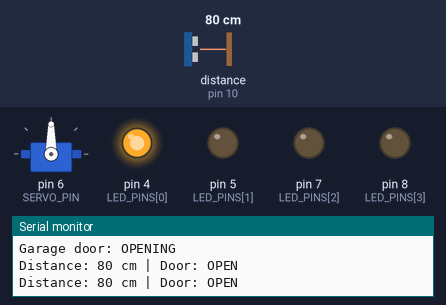
This sketch was run on a simulated Arduino Uno, built with avr-gcc and run on an emulated ATmega328P. On the bench: servo, output pins drawn as LEDs (lit = HIGH), the last lines printed to the serial monitor. Wiring (inferred from the names in the program): ultrasonic range finder: trigger pin 9; echo pin 10. The test bench sets the inputs (shaded band); at power-on: distance to the obstacle (sensor on pin 10) 80 cm. The echo pulse lasts 58.3 µs per cm; pins used as bus, display or sensor lines are not drawn.

Above: at 1.2 s.
1.3 s: distance to the obstacle (sensor on pin 10) set to 2 cm
At 2.5 s:
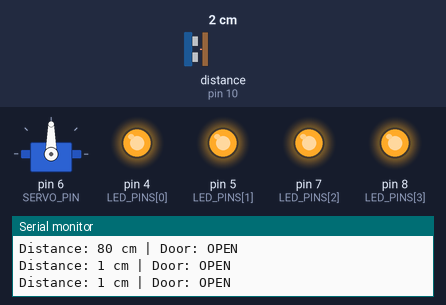
2.8 s: distance to the obstacle (sensor on pin 10) set to 10 cm
4.3 s: distance to the obstacle (sensor on pin 10) set to 13 cm
At 5.1 s:
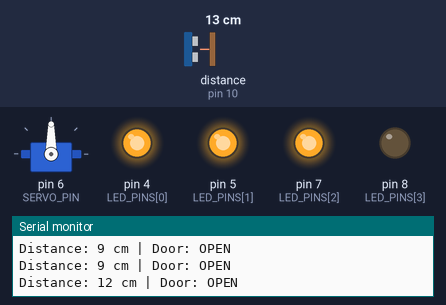
5.8 s: distance to the obstacle (sensor on pin 10) set to 28 cm
7.3 s: distance to the obstacle (sensor on pin 10) set to 36 cm
At 8.5 s:
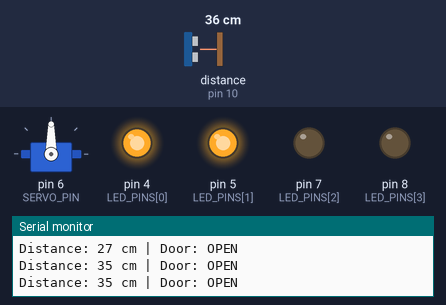
8.8 s: distance to the obstacle (sensor on pin 10) set to 4 cm
At 10.1 s:
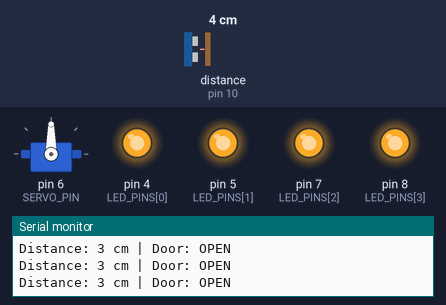
Timing chart, 0 to 11.3 s (numbered marks = the images above; inputs shaded):
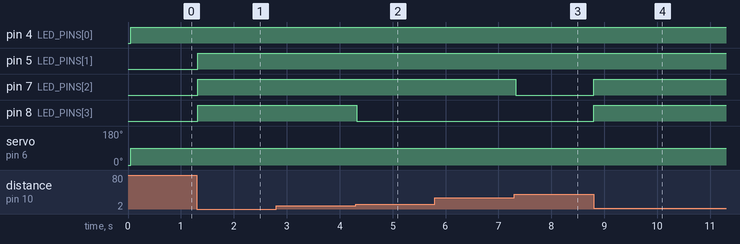

The sketch:

Ultrasonic-Garage-Door.ino
```cpp
// 075 - Ultrasonic Garage Door
// An HC-SR04 ultrasonic sensor detects an approaching car and a servo raises
// a model garage door. The door stays open while the car is present and for
// 3 seconds afterwards, and a four LED bar shows how close the car is.
// Board: Arduino Uno
// Wiring:
//   HC-SR04 TRIG -> pin 9, HC-SR04 ECHO -> pin 10, VCC -> 5V, GND -> GND
//   Servo signal -> pin 6 (power the servo from 5V, common GND)
//   LED bar: 100 cm -> pin 4, 60 cm -> pin 5, 30 cm -> pin 7, 10 cm -> pin 8
//     (each LED through a 220 ohm resistor to GND)
//
// PIN NOTE: the original idea placed the whole LED bar on pins 4-7, but the
// servo already uses pin 6. The 10 cm LED was therefore moved to pin 8 so the
// servo signal is not shared with an LED.
//
// Libraries: Servo (built-in with the Arduino IDE)

#include <Servo.h>  // Built-in Arduino library for RC servo motors

// ---------------- Pin constants ----------------
const int TRIG_PIN = 9;              // HC-SR04 trigger output
const int ECHO_PIN = 10;             // HC-SR04 echo input
const int SERVO_PIN = 6;             // Garage door servo
const int LED_PINS[4] = {4, 5, 7, 8};  // Distance bar LEDs (closest distance last)

// ---------------- Distance thresholds ----------------
const int LED_THRESHOLDS[4] = {100, 60, 30, 10};  // Light up when a car is this close or closer
const int CAR_PRESENT_CM = 100;   // A car closer than this counts as "arriving"
const unsigned long KEEP_OPEN_MS = 3000;  // Door stays open 3 s after the car leaves
const unsigned long ECHO_TIMEOUT_US = 30000;  // 30 ms ≈ max 5 m, stops pulseIn() hanging

// ---------------- Door positions ----------------
const int DOOR_CLOSED_ANGLE = 0;  // Door fully closed
const int DOOR_OPEN_ANGLE = 90;   // Door fully raised

// ---------------- State variables ----------------
Servo doorServo;
bool doorIsOpen = false;
bool carSeenBefore = false;      // True after the first car has been detected
unsigned long lastCarSeenMs = 0;  // Last time a car was within CAR_PRESENT_CM

// Measure the distance in centimetres, or return -1 when nothing is in range
long readDistanceCm() {
  // Send a clean 10 microsecond trigger pulse
  digitalWrite(TRIG_PIN, LOW);
  delayMicroseconds(2);
  digitalWrite(TRIG_PIN, HIGH);
  delayMicroseconds(10);
  digitalWrite(TRIG_PIN, LOW);

  // pulseIn() returns the length of the echo pulse in microseconds
  // The timeout keeps the sketch responsive when no object reflects the sound
  unsigned long duration = pulseIn(ECHO_PIN, HIGH, ECHO_TIMEOUT_US);
  if (duration == 0) return -1;      // No echo = nothing in range
  return (long)(duration / 58);      // Sound travels ~58 microseconds per cm round trip
}

// Move the door to the requested position (only writes when the state changes)
void setDoor(bool open) {
  if (open == doorIsOpen) return;
  doorIsOpen = open;
  doorServo.write(open ? DOOR_OPEN_ANGLE : DOOR_CLOSED_ANGLE);
  Serial.println(open ? "Garage door: OPENING" : "Garage door: CLOSING");
}

// Update the four LED distance bar
void updateLedBar(long distanceCm) {
  for (int i = 0; i < 4; i++) {
    bool on = (distanceCm > 0 && distanceCm <= LED_THRESHOLDS[i]);
    digitalWrite(LED_PINS[i], on ? HIGH : LOW);
  }
}

void setup() {
  pinMode(TRIG_PIN, OUTPUT);
  pinMode(ECHO_PIN, INPUT);
  for (int i = 0; i < 4; i++) {
    pinMode(LED_PINS[i], OUTPUT);
  }

  doorServo.attach(SERVO_PIN);
  doorServo.write(DOOR_CLOSED_ANGLE);  // Start with the door closed

  Serial.begin(9600);
  Serial.println("Ultrasonic Garage Door ready.");
  Serial.println("Drive a car (or hold an object) within 100 cm of the sensor.");
}

void loop() {
  long distanceCm = readDistanceCm();

  // ----- 1. Remember the last time a car was detected -----
  if (distanceCm > 0 && distanceCm <= CAR_PRESENT_CM) {
    lastCarSeenMs = millis();
    carSeenBefore = true;
  }

  // ----- 2. Open while the car is there, and for 3 seconds after it leaves -----
  bool carRecentlyPresent = carSeenBefore &&
                            (millis() - lastCarSeenMs) <= KEEP_OPEN_MS;
  setDoor(carRecentlyPresent);

  // ----- 3. Distance bar -----
  updateLedBar(distanceCm);

  // ----- 4. Serial feedback once every 500 ms -----
  static unsigned long lastPrintMs = 0;
  if (millis() - lastPrintMs >= 500) {
    lastPrintMs = millis();

    Serial.print("Distance: ");
    if (distanceCm < 0) {
      Serial.print("out of range");
    } else {
      Serial.print(distanceCm);
      Serial.print(" cm");
    }
    Serial.print(" | Door: ");
    Serial.println(doorIsOpen ? "OPEN" : "CLOSED");
  }

  delay(50);  // Short pause so the sensor is not retriggered too fast
}
```

Measured:
- the behaviour switches between 11 and 12 cm on distance to the obstacle (sensor on pin 10) (found by bisection; images 1 and 2)
- the behaviour switches between 31 and 32 cm on distance to the obstacle (sensor on pin 10) (found by bisection; images 2 and 3)
- after the input at 1.3 s, pin 5 (LED_PINS[1]), pin 7 (LED_PINS[2]), pin 8 (LED_PINS[3]): LOW → HIGH at once
- after the input at 4.3 s, pin 8 (LED_PINS[3]): HIGH → LOW at once
- after the input at 7.3 s, pin 7 (LED_PINS[2]): HIGH → LOW at once
- after the input at 8.8 s, pin 7 (LED_PINS[2]), pin 8 (LED_PINS[3]): LOW → HIGH at once
